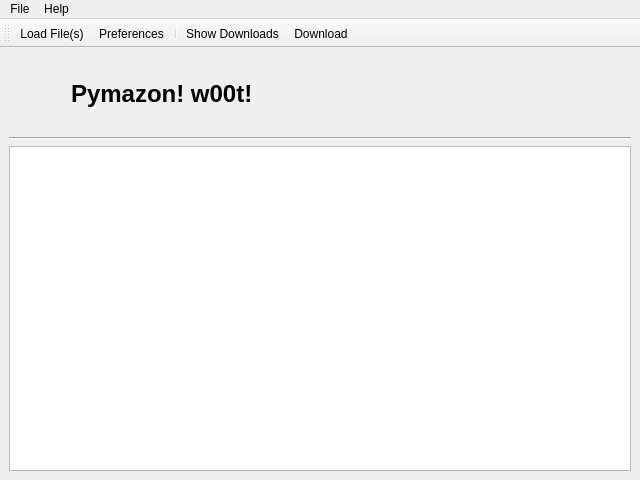
<?xml version="1.0" encoding="UTF-8"?>
<ui version="4.0">
 <class>MainWindow</class>
 <widget class="QMainWindow" name="MainWindow">
  <property name="geometry">
   <rect>
    <x>0</x>
    <y>0</y>
    <width>640</width>
    <height>480</height>
   </rect>
  </property>
  <property name="windowTitle">
   <string>Pymazon</string>
  </property>
  <widget class="QWidget" name="centralwidget">
   <property name="sizePolicy">
    <sizepolicy hsizetype="Expanding" vsizetype="Expanding">
     <horstretch>0</horstretch>
     <verstretch>0</verstretch>
    </sizepolicy>
   </property>
   <layout class="QGridLayout" name="gridLayout">
    <item row="1" column="0">
     <widget class="Line" name="line">
      <property name="orientation">
       <enum>Qt::Horizontal</enum>
      </property>
     </widget>
    </item>
    <item row="2" column="0">
     <widget class="QTreeView" name="treeView"/>
    </item>
    <item row="0" column="0">
     <widget class="QWidget" name="widget" native="true">
      <property name="sizePolicy">
       <sizepolicy hsizetype="Preferred" vsizetype="Fixed">
        <horstretch>0</horstretch>
        <verstretch>85</verstretch>
       </sizepolicy>
      </property>
      <layout class="QHBoxLayout" name="horizontalLayout">
       <item>
        <widget class="QLabel" name="albumArtLabel">
         <property name="sizePolicy">
          <sizepolicy hsizetype="Fixed" vsizetype="Fixed">
           <horstretch>75</horstretch>
           <verstretch>75</verstretch>
          </sizepolicy>
         </property>
         <property name="frameShape">
          <enum>QFrame::NoFrame</enum>
         </property>
         <property name="frameShadow">
          <enum>QFrame::Plain</enum>
         </property>
         <property name="lineWidth">
          <number>2</number>
         </property>
         <property name="midLineWidth">
          <number>0</number>
         </property>
         <property name="text">
          <string/>
         </property>
        </widget>
       </item>
       <item>
        <spacer name="horizontalSpacer">
         <property name="orientation">
          <enum>Qt::Horizontal</enum>
         </property>
         <property name="sizeType">
          <enum>QSizePolicy::Fixed</enum>
         </property>
         <property name="sizeHint" stdset="0">
          <size>
           <width>40</width>
           <height>20</height>
          </size>
         </property>
        </spacer>
       </item>
       <item>
        <widget class="QLabel" name="nowDownloadingLabel">
         <property name="sizePolicy">
          <sizepolicy hsizetype="Expanding" vsizetype="Expanding">
           <horstretch>0</horstretch>
           <verstretch>0</verstretch>
          </sizepolicy>
         </property>
         <property name="text">
          <string>&lt;!DOCTYPE HTML PUBLIC &quot;-//W3C//DTD HTML 4.0//EN&quot; &quot;http://www.w3.org/TR/REC-html40/strict.dtd&quot;&gt;
&lt;html&gt;&lt;head&gt;&lt;meta name=&quot;qrichtext&quot; content=&quot;1&quot; /&gt;&lt;style type=&quot;text/css&quot;&gt;
p, li { white-space: pre-wrap; }
&lt;/style&gt;&lt;/head&gt;&lt;body style=&quot; font-family:'Sans'; font-size:10pt; font-weight:400; font-style:normal;&quot;&gt;
&lt;p style=&quot; margin-top:0px; margin-bottom:0px; margin-left:0px; margin-right:0px; -qt-block-indent:0; text-indent:0px;&quot;&gt;&lt;span style=&quot; font-size:18pt; font-weight:600;&quot;&gt;Pymazon! w00t!&lt;/span&gt;&lt;/p&gt;&lt;/body&gt;&lt;/html&gt;</string>
         </property>
         <property name="textFormat">
          <enum>Qt::RichText</enum>
         </property>
         <property name="wordWrap">
          <bool>true</bool>
         </property>
        </widget>
       </item>
      </layout>
     </widget>
    </item>
   </layout>
  </widget>
  <widget class="QMenuBar" name="menuBar">
   <property name="geometry">
    <rect>
     <x>0</x>
     <y>0</y>
     <width>640</width>
     <height>25</height>
    </rect>
   </property>
   <widget class="QMenu" name="menuFile">
    <property name="title">
     <string>File</string>
    </property>
    <addaction name="actionLoadFiles"/>
    <addaction name="separator"/>
    <addaction name="actionSettings"/>
    <addaction name="separator"/>
    <addaction name="actionQuit"/>
   </widget>
   <widget class="QMenu" name="menuHelp">
    <property name="title">
     <string>Help</string>
    </property>
    <addaction name="actionAbout"/>
   </widget>
   <addaction name="menuFile"/>
   <addaction name="menuHelp"/>
  </widget>
  <widget class="QToolBar" name="toolBar">
   <property name="enabled">
    <bool>true</bool>
   </property>
   <property name="windowTitle">
    <string>toolBar</string>
   </property>
   <property name="toolButtonStyle">
    <enum>Qt::ToolButtonTextUnderIcon</enum>
   </property>
   <attribute name="toolBarArea">
    <enum>TopToolBarArea</enum>
   </attribute>
   <attribute name="toolBarBreak">
    <bool>false</bool>
   </attribute>
   <addaction name="actionLoadFiles"/>
   <addaction name="actionSettings"/>
   <addaction name="separator"/>
   <addaction name="actionShowDownloads"/>
   <addaction name="actionDownload"/>
  </widget>
  <action name="actionLoadFiles">
   <property name="text">
    <string>Load File(s)</string>
   </property>
   <property name="iconVisibleInMenu">
    <bool>true</bool>
   </property>
  </action>
  <action name="actionQuit">
   <property name="text">
    <string>Quit</string>
   </property>
   <property name="iconVisibleInMenu">
    <bool>true</bool>
   </property>
  </action>
  <action name="actionSettings">
   <property name="text">
    <string>Preferences</string>
   </property>
   <property name="iconVisibleInMenu">
    <bool>true</bool>
   </property>
  </action>
  <action name="actionAbout">
   <property name="text">
    <string>About</string>
   </property>
  </action>
  <action name="actionDownload">
   <property name="enabled">
    <bool>true</bool>
   </property>
   <property name="text">
    <string>Download</string>
   </property>
   <property name="toolTip">
    <string>Download</string>
   </property>
  </action>
  <action name="actionShowDownloads">
   <property name="text">
    <string>Show Downloads</string>
   </property>
   <property name="toolTip">
    <string>Show Downloads</string>
   </property>
  </action>
 </widget>
 <resources/>
 <connections/>
</ui>
